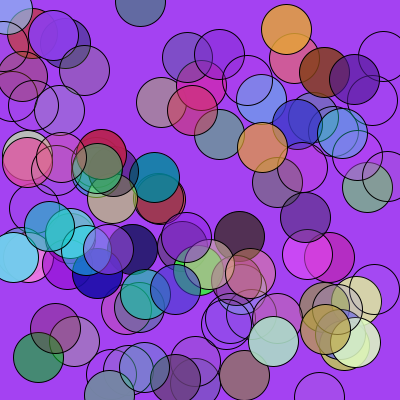
Frame 1 (no input)
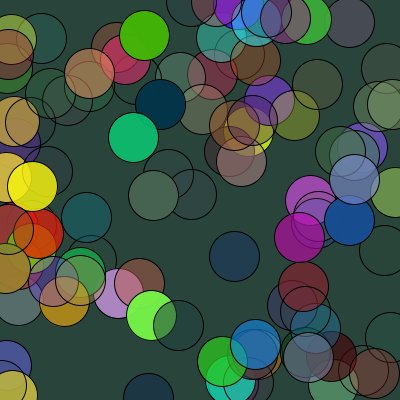
Frame 60 (the mouse pressed at the canvas centre just before this capture)
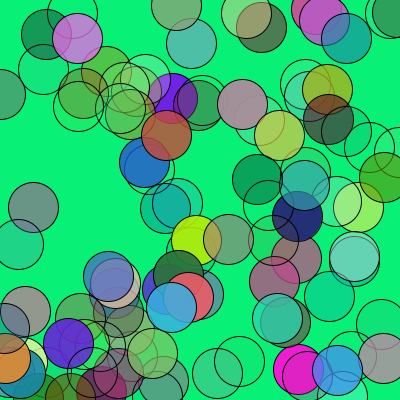
Frame 120 (the mouse held since frame 60 and released just before this capture)

The Processing sketch that drew these frames (run headless with seeded random() and noise(); from frame 60 on, the mouse is pressed at the canvas centre):

// Processing sketch: processing_74557
// ── processing_74557.pde

//Perry Phan, 4/5, Comp Prog 1, One Hundred Loops

void setup()
{
  size(400,400);
  frameRate(4);
}

void draw()
{
  background (random(255),random(255),random(255));
  int x = 1;
  while(x<=100)
  {
  fill(random(255),random(255),random(255),random(255));
    ellipse(random(400),random(400),50,50);
    x=x+1;
  }
}
